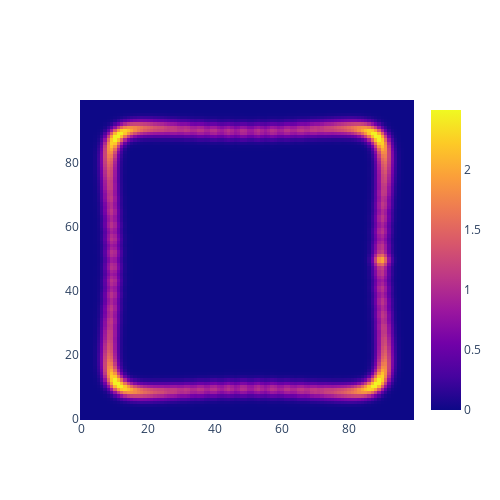

Here is the notebook cell this chart was saved with:
### Code cell
fig = go.Figure()
fig.add_trace(go.Heatmap(z = im_mat))
fig.update_layout(
    width = 500,
    height = 500
)
fig.show()

### Figure 1 — Plotly figure (JSON) as saved in the notebook; plotly's stock layout.template omitted (floating-point values rounded to 4 significant figures; data arrays with more than 128 entries replaced by an {"elided": "..."} marker saying what was removed)
{"data": [{"type": "heatmap", "z": {"elided": "100x100 float values"}}], "layout": {"height": 500, "width": 500}}
